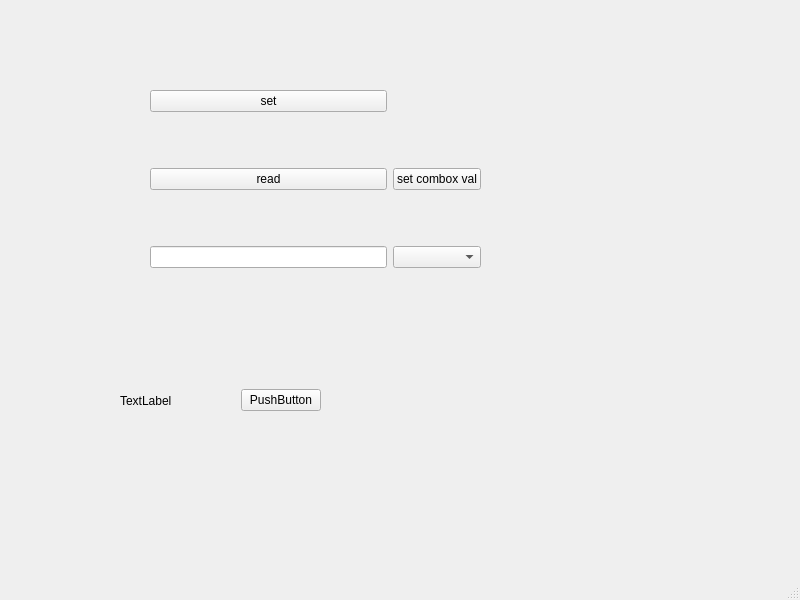
<?xml version="1.0" encoding="UTF-8"?>
<ui version="4.0">
 <class>MainWindow</class>
 <widget class="QMainWindow" name="MainWindow">
  <property name="geometry">
   <rect>
    <x>0</x>
    <y>0</y>
    <width>800</width>
    <height>600</height>
   </rect>
  </property>
  <property name="windowTitle">
   <string>MainWindow</string>
  </property>
  <widget class="QWidget" name="centralwidget">
   <widget class="QWidget" name="gridLayoutWidget">
    <property name="geometry">
     <rect>
      <x>150</x>
      <y>40</y>
      <width>331</width>
      <height>281</height>
     </rect>
    </property>
    <layout class="QGridLayout" name="gridLayout">
     <item row="1" column="0">
      <widget class="QPushButton" name="pushButton_read">
       <property name="text">
        <string>read</string>
       </property>
      </widget>
     </item>
     <item row="0" column="0">
      <widget class="QPushButton" name="pushButton_set">
       <property name="text">
        <string>set</string>
       </property>
      </widget>
     </item>
     <item row="2" column="0">
      <widget class="QLineEdit" name="lineEdit"/>
     </item>
     <item row="2" column="1">
      <widget class="QComboBox" name="comboBox"/>
     </item>
     <item row="1" column="1">
      <widget class="QPushButton" name="pushButton_setcombobox">
       <property name="text">
        <string>set combox val</string>
       </property>
      </widget>
     </item>
    </layout>
   </widget>
   <widget class="QWidget" name="">
    <property name="geometry">
     <rect>
      <x>120</x>
      <y>380</y>
      <width>201</width>
      <height>41</height>
     </rect>
    </property>
    <layout class="QHBoxLayout" name="horizontalLayout">
     <item>
      <widget class="QLabel" name="label">
       <property name="text">
        <string>TextLabel</string>
       </property>
      </widget>
     </item>
     <item>
      <widget class="QPushButton" name="pushButton_size_hint">
       <property name="sizePolicy">
        <sizepolicy hsizetype="Fixed" vsizetype="Fixed">
         <horstretch>0</horstretch>
         <verstretch>0</verstretch>
        </sizepolicy>
       </property>
       <property name="text">
        <string>PushButton</string>
       </property>
      </widget>
     </item>
    </layout>
   </widget>
  </widget>
  <widget class="QMenuBar" name="menubar">
   <property name="geometry">
    <rect>
     <x>0</x>
     <y>0</y>
     <width>800</width>
     <height>22</height>
    </rect>
   </property>
  </widget>
  <widget class="QStatusBar" name="statusbar"/>
 </widget>
 <resources/>
 <connections/>
</ui>
